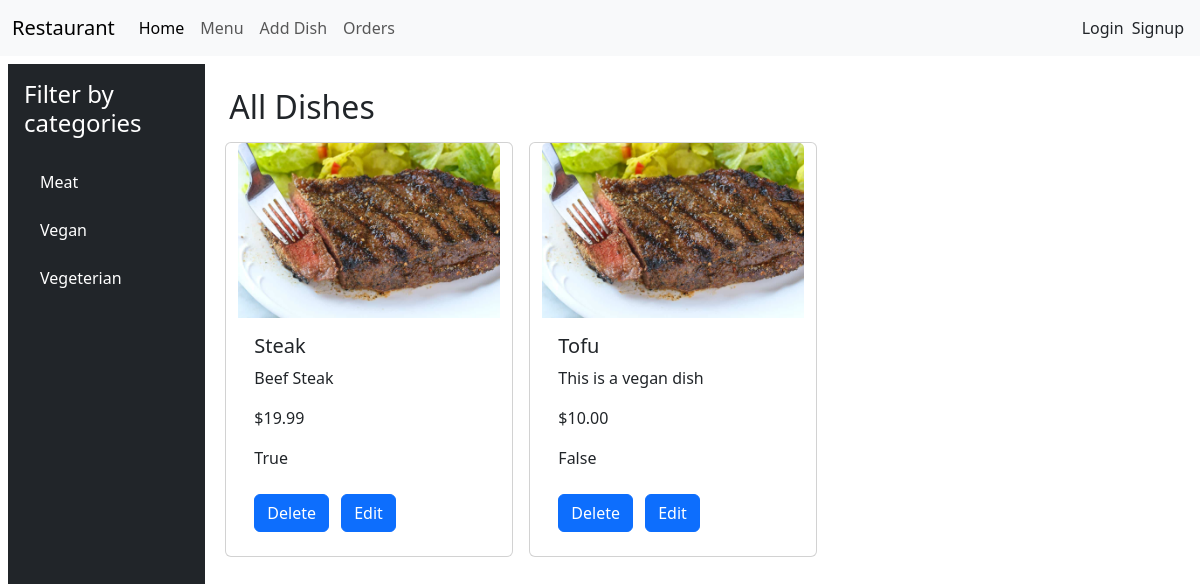
/restaurant/menu/, run on an earlier commit of the app's database.
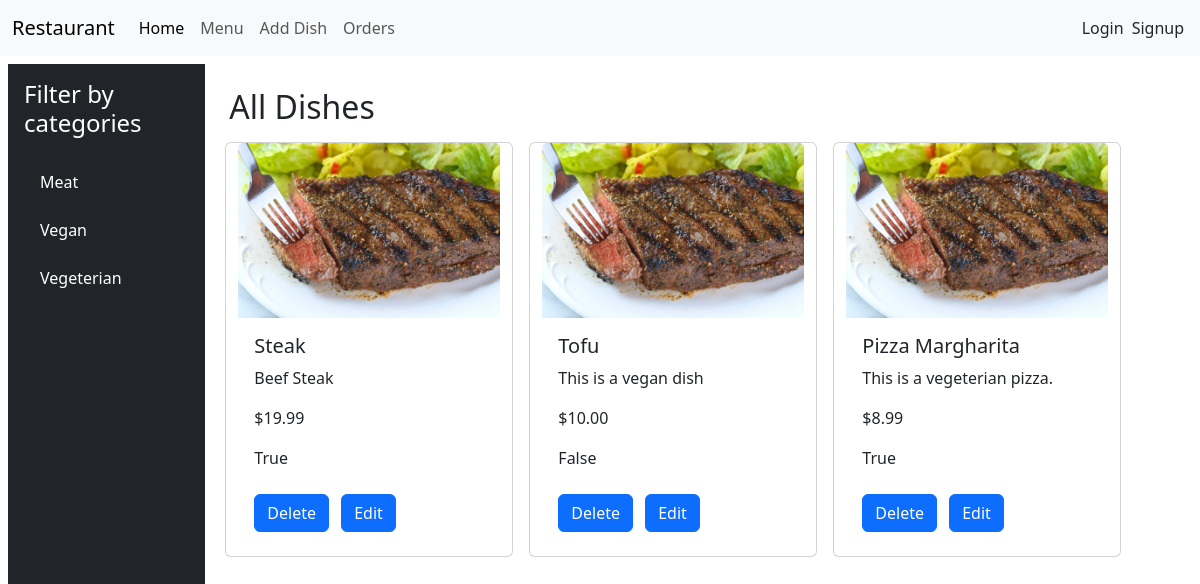
And on a later commit of the database.
### menu/models.py (models this page shows, shortened)
class Category(models.Model):
    name = models.CharField(max_length=20)

class Dish(models.Model):
    name = models.CharField(max_length=50)
    description = models.CharField(max_length=100, blank=True)
    price = models.DecimalField(max_digits=4, decimal_places=2)
    category = models.ForeignKey(
        Category, on_delete=models.CASCADE, related_name="dishes"
    )
    is_available = models.BooleanField(default=True)

### menu/views.py (the view)
# urls.py: path("", views.index, name="index"),
def index(request, category_id=None):
    categories = Category.objects.all()
    if category_id:
        selected_category = get_object_or_404(Category, id=category_id)
        dishes = Dish.objects.filter(category=selected_category)
    else:
        dishes = Dish.objects.all()
        selected_category = None
    return render(
        request,
        "index.html",
        {
            "dishes": dishes,
            "categories": categories,
            "selected_category": selected_category,
        },
    )

### templates/index.html (shortened to what this page needs)
<!DOCTYPE html>
<html lang="en">
  <head>
  </head>
  <body>
    {% extends 'base.html' %} {% block content %}
    <div class="row m-2">
      <div
        class="col-md-3 col-lg-2 bg-dark text-white d-flex flex-column vh-100 p-3"
      >
        <h4 class="mb-4">Filter by categories</h4>
        <ul class="nav flex-column">
          {% for category in categories %}
          <li class="nav-item mb-2">
            <a
              href="{% url 'filter_by_category' category.id %}"
              class="nav-link text-white"
            >
              {{ category.name }}
            </a>
          </li>
          {% endfor %}
        </ul>
      </div>
      <div class="col-md-9 col-lg-10 p-4">
        <h2>
          {% if selected_category %} {{ selected_category.name }} {% else %} All
          Dishes {% endif %}
        </h2>
        <div class="row">
          {% for dish in dishes %} {% include 'card.html' %} {% endfor %}
        </div>
      </div>
    </div>
    {% endblock %}

### templates/base.html (shortened to what this page needs)
<!DOCTYPE html>
<html lang="en">
  <head>
    <link
      href="https://cdn.jsdelivr.net/npm/bootstrap@5.3.2/dist/css/bootstrap.min.css"
      rel="stylesheet"
    />
  </head>
  <body>
    <nav class="navbar navbar-expand-lg bg-body-tertiary">
      <div class="container-fluid">
        <a class="navbar-brand" href="{% url 'index' %}">Restaurant</a>
        <div class="collapse navbar-collapse" id="navbarNav">
          <ul class="navbar-nav">
            <li class="nav-item">
              <a
                class="nav-link active"
                aria-current="page"
                href="{% url 'index' %}"
                >Home</a
              >
            </li>
            <li class="nav-item">
              <a class="nav-link" href="{% url 'index' %}">Menu</a>
            </li>
            <li class="nav-item">
              <a class="nav-link" href="{% url 'create' %}">Add Dish</a>
            </li>
            <li class="nav-item">
              <a class="nav-link" aria-current="page" href="{% url 'index' %}"
                >Orders</a
              >
            </li>
          </ul>
        </div>
      </div>
      <div class="d-flex mx-3">
        <a class="nav-link mx-2" href="#">Login</a>
        <a class="nav-link" href="#">Signup</a>
      </div>
    </nav>
    <main>{% block content %} {% endblock %}</main>
  </body>
</html>

### templates/card.html
{% load static %}
<div class="card h-100 m-2" style="width: 18rem">
  <a href="{% url 'detail' dish.id %}">
    <img src="{% static 'dish1.jpg' %}" class="card-img-top" alt="..." />
  </a>
  <div class="card-body">
    <h5 class="card-title">{{ dish.name }}</h5>
    <p class="card-text">{{ dish.description }}</p>
    <p class="card-text">${{ dish.price }}</p>
    <p class="card-text">{{ dish.is_available }}</p>
    <a href="{% url 'delete' dish.id %}" class="btn btn-primary">Delete</a>
    <a href="{% url 'edit' dish.id %}" class="btn btn-primary m-2">Edit</a>
  </div>
</div>

What changed in the data, as far as the page shows it:
added Dish: name "Pizza Margharita", description "This is a vegeterian pizza.", price "8.99", is_available "True"
